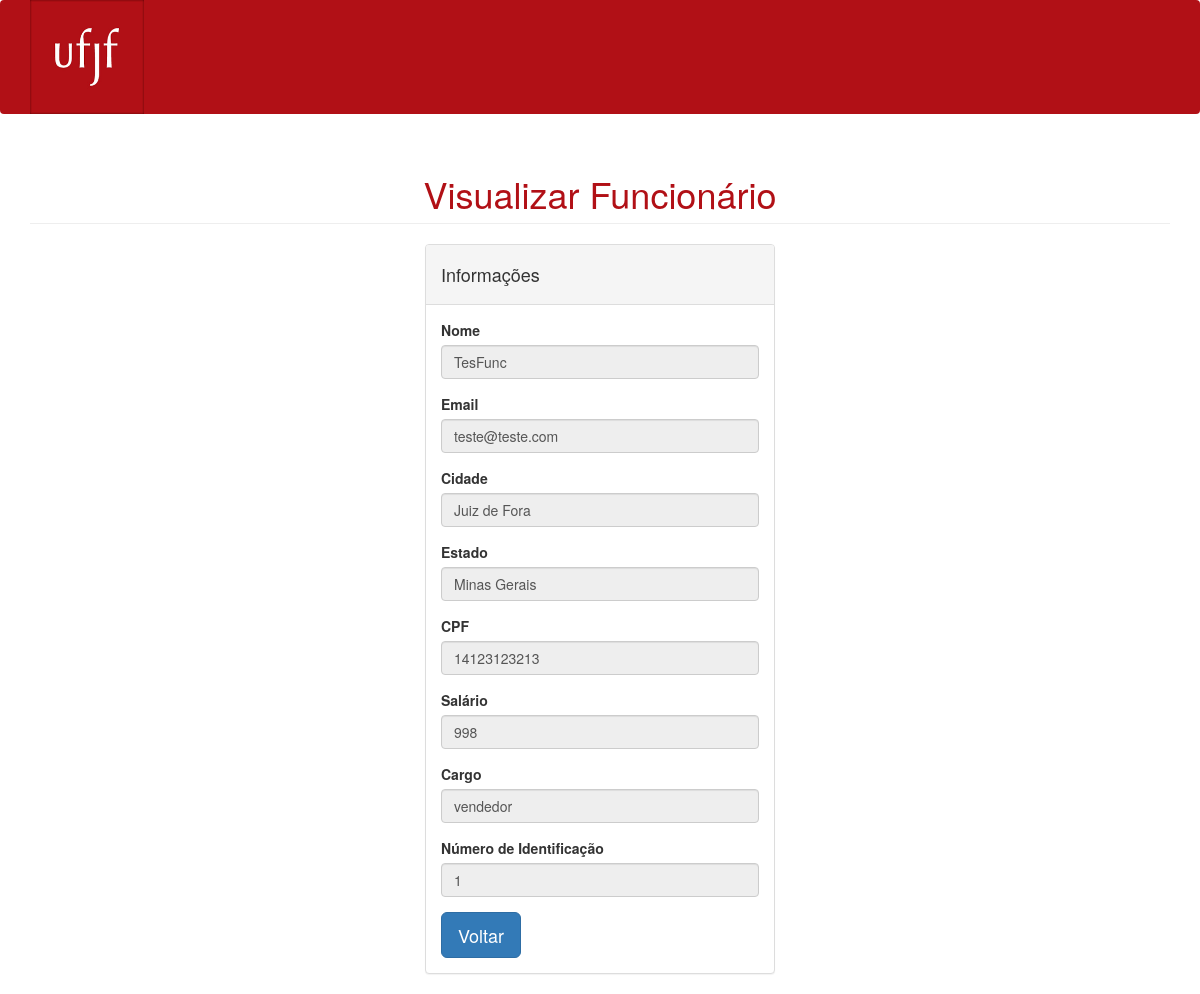
Page /views/funcionarios/visualizar-funcionario.php?id=5 on the earlier database version.
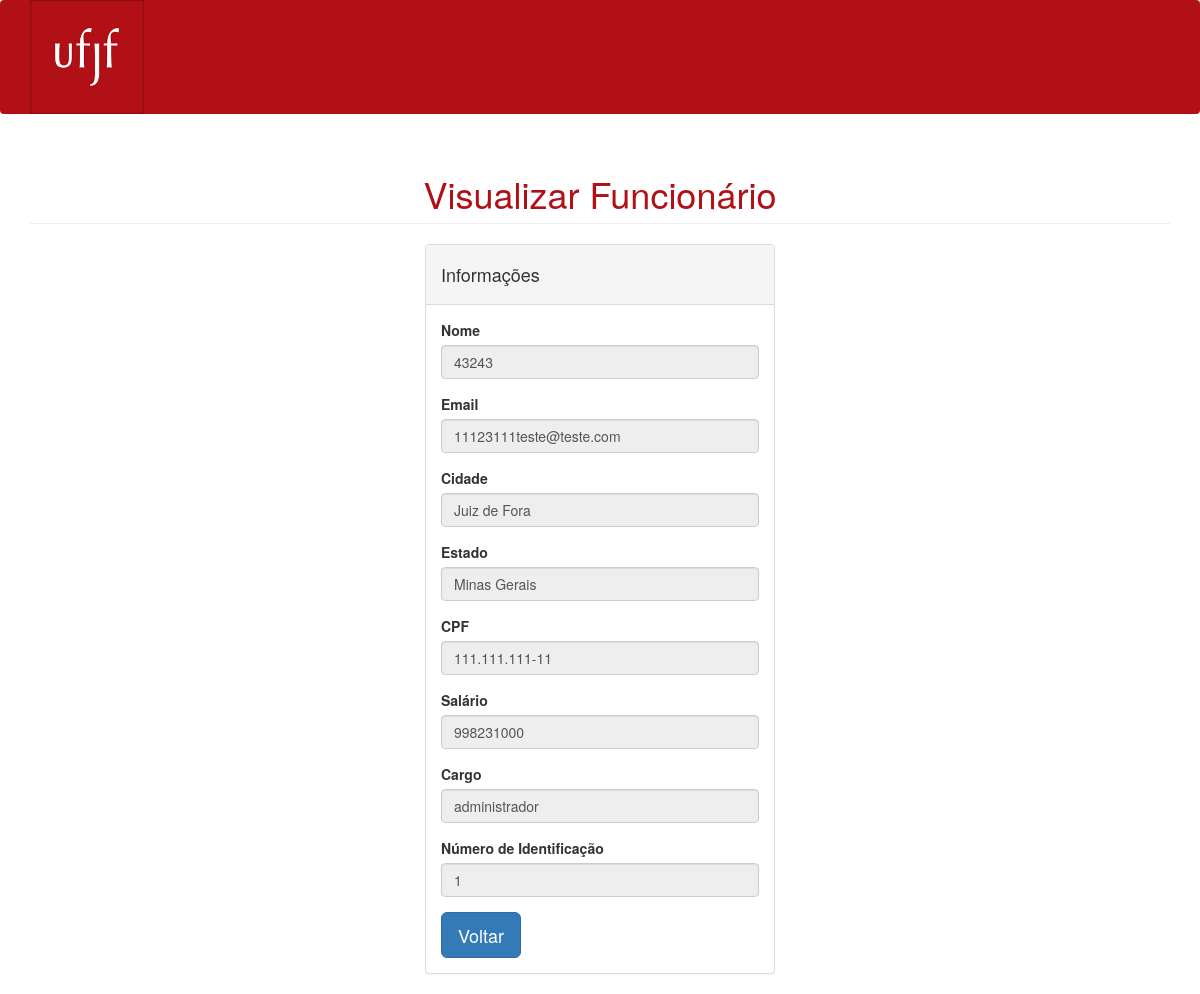
Same page on the later database version.
### tables this page shows
CREATE TABLE `funcionarios` (
  `id` int(10) UNSIGNED NOT NULL,
  `cpf` varchar(15) NOT NULL,
  `numero_identificacao` int(11) NOT NULL,
  `salario` float NOT NULL,
  `cargo` enum('vendedor','administrador') NOT NULL,
  `usuario_id` int(10) UNSIGNED NOT NULL
);

CREATE TABLE `usuarios` (
  `id` int(10) UNSIGNED NOT NULL,
  `nome` varchar(191) NOT NULL,
  `email` varchar(191) NOT NULL,
  `senha` varchar(191) NOT NULL,
  `categoria` enum('cliente','administrador','gerente','funcionario') NOT NULL,
  `cidade` varchar(191) NOT NULL,
  `estado` varchar(191) NOT NULL
);

### controllers/funcionarios/visualizar-funcionario.php (called while the page is built)
<?php
function visualizarFuncionario($connect, $id)
{
    $query = "SELECT *, funcionarios.id as funcionario_id FROM funcionarios INNER JOIN usuarios on funcionarios.usuario_id = usuarios.id WHERE funcionarios.id = '{$id}'";
    return mysqli_fetch_assoc(mysqli_query($connect, $query));
}

### views/funcionarios/visualizar-funcionario.php (the view, shortened to what this page needs)
<?php
include("../UserHeader.php");
include("../../includes/connect.php");
include("../menu.php");
include("../../controllers/funcionarios/visualizar-funcionario.php");
$funcionario = visualizarFuncionario($connect, $_GET['id']);
?>
<div class="container">
    <h1 style="color: #b11016;" class="page-header">Visualizar Funcionário</h1>
    <div class="col-md-4">
    </div>
    <div class="col-md-4">
        <div class="panel panel-default">
            <div class="panel-heading">
                <h4>Informações</h4>
            </div>
            <div class="panel-body">
                <div class="row">
                    <div role="form">
                        <div class="col-md-12">
                            <div class="form-group">
                                <label>Nome</label>
                                <input class="form-control" name="nome" value="<?= $funcionario['nome'] ?>" disabled>
                            </div>
                        </div>
                        <div class="col-md-12">
                            <div class="form-group">
                                <label>Email</label>
                                <input class="form-control" name="email" value="<?= $funcionario['email'] ?>" disabled>
                            </div>
                        </div>
                        <div class="col-md-12">
                            <div class="form-group">
                                <label>Cidade</label>
                                <input class="form-control" name="cidade" value="<?= $funcionario['cidade'] ?>" disabled>
                            </div>
                        </div>
                        <div class="col-md-12">
                            <div class="form-group">
                                <label>Estado</label>
                                <input class="form-control" name="estado" value="<?= $funcionario['estado'] ?>" disabled>
                            </div>
                        </div>
                        <div class="col-md-12">
                            <div class="form-group">
                                <label>CPF</label>
                                <input class="form-control" name="cpf" value="<?= $funcionario['cpf'] ?>" disabled>
                            </div>
                        </div>
                        <div class="col-md-12">
                            <div class="form-group">
                                <label>Salário</label>
                                <input class="form-control"  value="<?= $funcionario['salario'] ?>" disabled>
                            </div>
                        </div>
                        <div class="col-md-12">
                            <div class="form-group">
                                <label>Cargo</label>
                                <input class="form-control"  value="<?= $funcionario['cargo'] ?>" disabled>
                            </div>
                        </div>
                        <div class="col-md-12">
                            <div class="form-group">
                                <label>Número de Identificação</label>
                                <input class="form-control"  value="<?= $funcionario['numero_identificacao'] ?>" disabled>
                            </div>
                        </div>
                        <div class="col-md-12">
                            <a href="lista-funcionarios.php">
                                <button class="btn btn-primary btn-lg">Voltar</button>
                            </a>
                        </div>
                    </div>
                </div>
            </div>
        </div>
    </div>
</div>

Differences in the rows shown:
changed funcionarios "Juiz de Fora": nome "TesFunc" → "43243"; email "teste@teste.com" → "11123111teste@teste.com"; cpf "14123123213" → "111.111.111-11"; salario "998" → "998231000"; cargo "vendedor" → "administrador"
